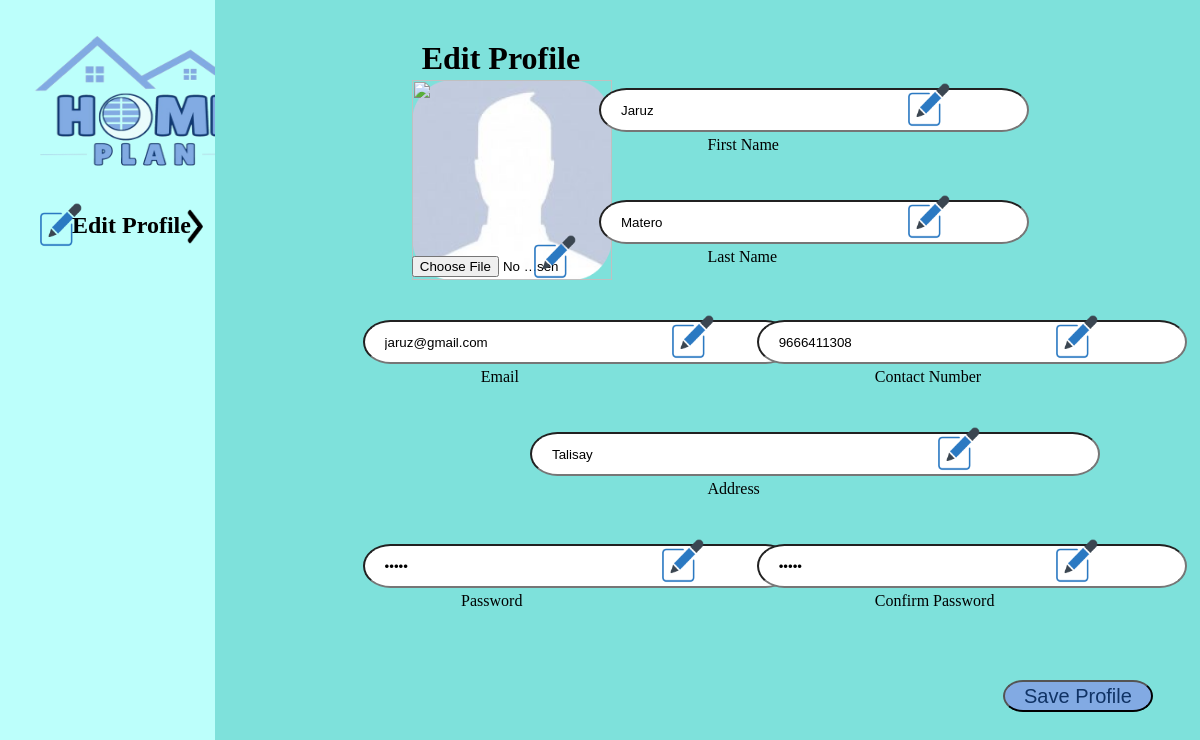
The page /UserSetting.php on the database as committed earlier.
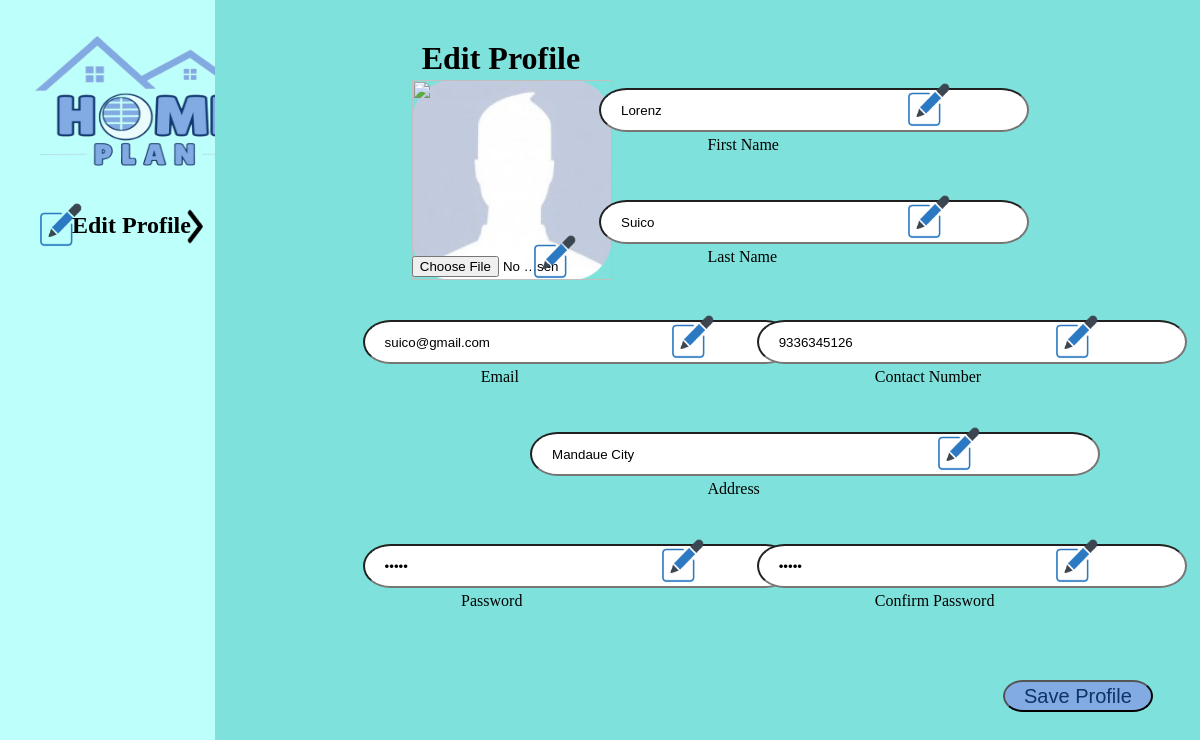
The same page on the database as committed later.
### tables this page shows
CREATE TABLE `customers` (
  `ID` int(8) NOT NULL,
  `USER_IMG` varchar(100) NOT NULL,
  `USER_TYPE` enum('CUSTOMER','ADMIN') NOT NULL DEFAULT 'CUSTOMER',
  `USER_FIRST_NAME` varchar(100) NOT NULL,
  `USER_LAST_NAME` varchar(100) NOT NULL,
  `USER_CONTACT_NUMBER` bigint(11) NOT NULL,
  `USER_EMAIL` varchar(100) NOT NULL,
  `USER_PASSWORD` varchar(100) NOT NULL,
  `USER_ADDRESS` varchar(100) NOT NULL,
  `USER_STATUS` enum('ACTIVE','INACTIVE') NOT NULL DEFAULT 'ACTIVE'
);

### Database.php (called while the page is built, shortened)
<?php
class db{
    function setconnection(){
        try{
            $this->connection=new PDO("mysql:host=localhost; dbname=cis2104_finalproject_db", "root", "");
        } catch(PDOException $e){
            echo "Error";
        }
    }
}
?>

### Data.php (called while the page is built, shortened)
<?php
include("Database.php");
class data extends db {
    function getUserFile($userID){
        $q = "SELECT * FROM customers";
        $userData = $this->connection->query($q);
        return $userData;
    }
}
?>

### UserSetting.php (the view, shortened to what this page needs)
<?php
    include('Data.php');
    $userID = $_SESSION["userid"] = $_GET["userid"];
?>
<!DOCTYPE html>
    <html>
        <head>
            <link rel="stylesheet" href="CSS_Files/UserSettings.css">
        </head>
        <body>
           <div class="side-bar">
                <a href="Home.php?userlogid=<?php echo $userID?>"><img src="images/logo/logo.png" class="logo"></a>
                <img src="images/icons/EditLogo.png" class="edit-logo">
                <img src="images/icons/RightArrow.png" class="arrow-logo">
                <h2>Edit Profile</h2>
           </div>
            <?php
                $user = new data;
                $user->setconnection();
                $userRecord = $user->getUserFile($userID);
                foreach($userRecord as $row){
                    $userImg = $row['USER_IMG'];
                    $userFname = $row['USER_FIRST_NAME'];
                    $userLname = $row['USER_LAST_NAME'];
                    $userContact = $row['USER_CONTACT_NUMBER'];
                    $userEmail = $row['USER_EMAIL'];
                    $userPass = $row['USER_PASSWORD'];
                    $userAddress = $row['USER_ADDRESS'];
                }
            ?>
           <div class="main-div">
                <h1>Edit Profile</h1>
                <img src="images/userProfile/<?php echo $userImg?>" class="user-profile">
                <section>
                    <form action="UserProfileServer.php" method="POST" enctype="multipart/form-data">
                        <input type="file" name="user_img" id="userUpadateImg" placeholder="Update Image">
                        <img src="images/icons/EditLogo.png" class="user-logo">
                        <label for="fname" class="fname-label">First Name</label>
                        <input value="<?php echo $userFname?>" class="fname-field" type="text" id="fname" name="fname" required>
                        <img src="images/icons/EditLogo.png" class="fname-logo">
                        <label for="lname" class="lname-label">Last Name</label>
                        <input value="<?php echo $userLname?>" class="lname-field" type="text" id="lname" name="lname" required>
                        <img src="images/icons/EditLogo.png" class="lname-logo">
                        <label for="email" class="email-label">Email</label>
                        <input value="<?php echo $userEmail?>" class="email-field" type="text" id="email" name="email" required>
                        <img src="images/icons/EditLogo.png" class="email-logo">
                        <label for="contactNum" class="contact-label">Contact Number</label>
                        <input value="<?php echo $userContact?>" class="contact-field" type="text" id="contactNum" name="contactNum" required>
                        <img src="images/icons/EditLogo.png" class="contact-logo">
                        <label for="address" class="address-label">Address</label>
                        <input value="<?php echo $userAddress?>" class="address-field" type="text" id="address" name="address" required>
                        <img src="images/icons/EditLogo.png" class="address-logo">
                        <label for="password" class="pass-label">Password</label>
                        <input value="<?php echo $userPass?>" class="password-field" type="password" id="password" name="password" required>
                        <img src="images/icons/EditLogo.png" class="pass-logo">
                        <label for="con_pass" class="con_pass-label">Confirm Password</label>
                        <input value="<?php echo $userPass?>" class="con_pass-field" type="password" id="con_pass" name="con_pass" required>
                        <img src="images/icons/EditLogo.png" class="con_pass-logo">
                        <button class="btn-save" type="submit">Save Profile</button>
                    </form>
                </section>
           </div>
        </body>
    </html>

Rows that differ between the two databases and show on the page:
no longer on this page (row edited): customers: fname "Jaruz", lname "Matero", email "jaruz@gmail.com", contactNum "9666411308", address "Talisay"
added customers: fname "Lorenz", lname "Suico", email "suico@gmail.com", contactNum "9336345126", address "Mandaue City"
